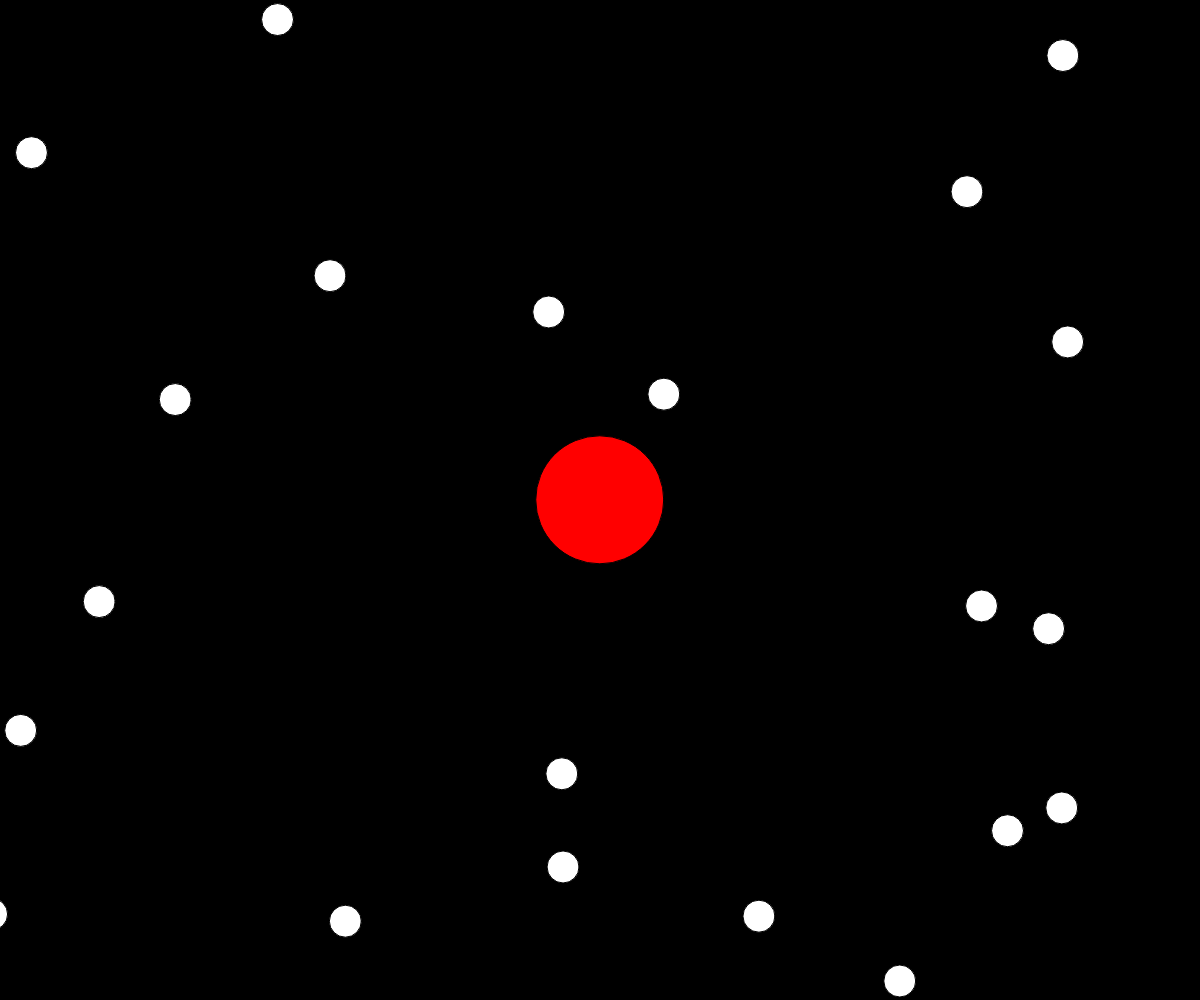
Frame 1 (no input)
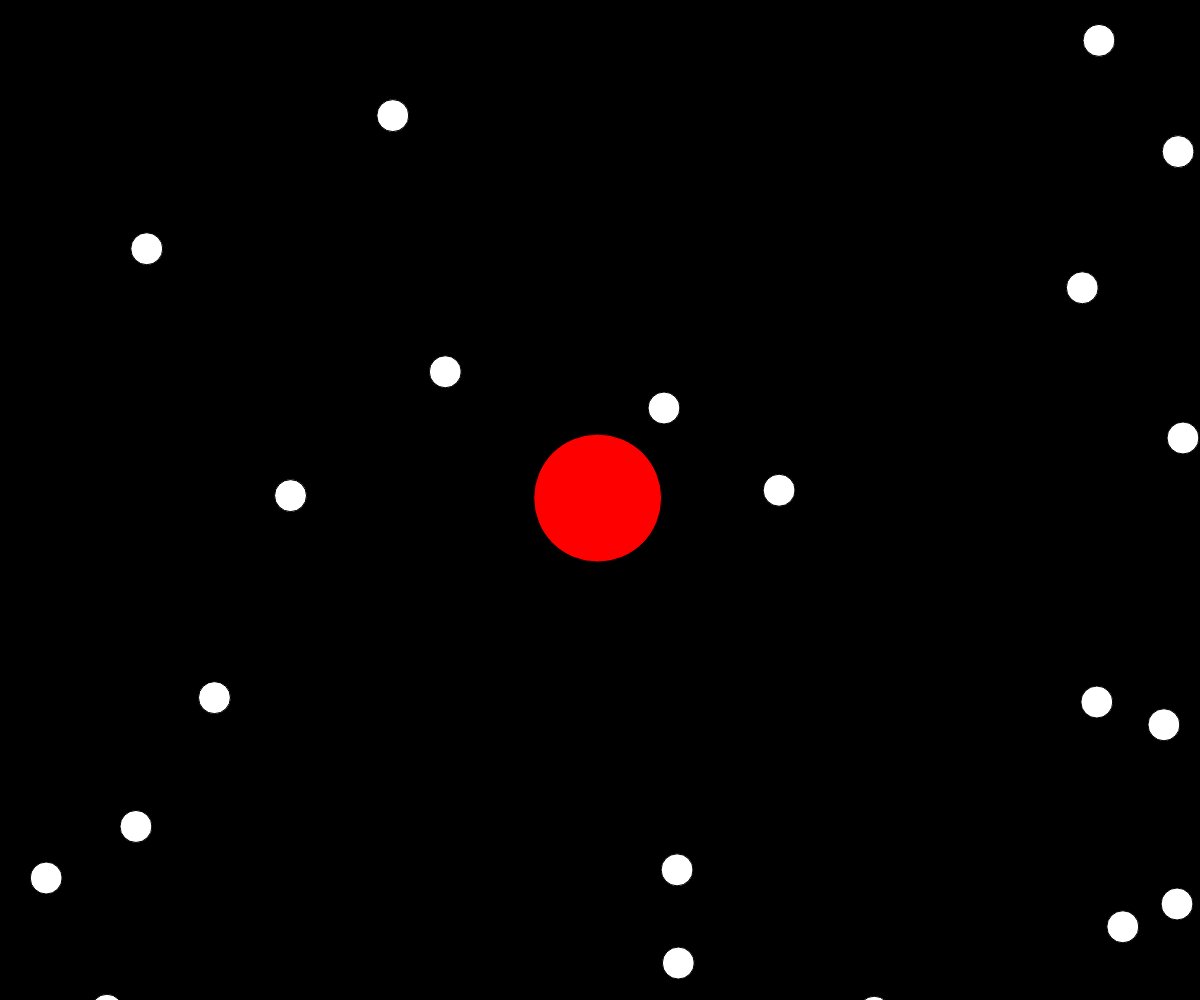
Frame 60 (no input)
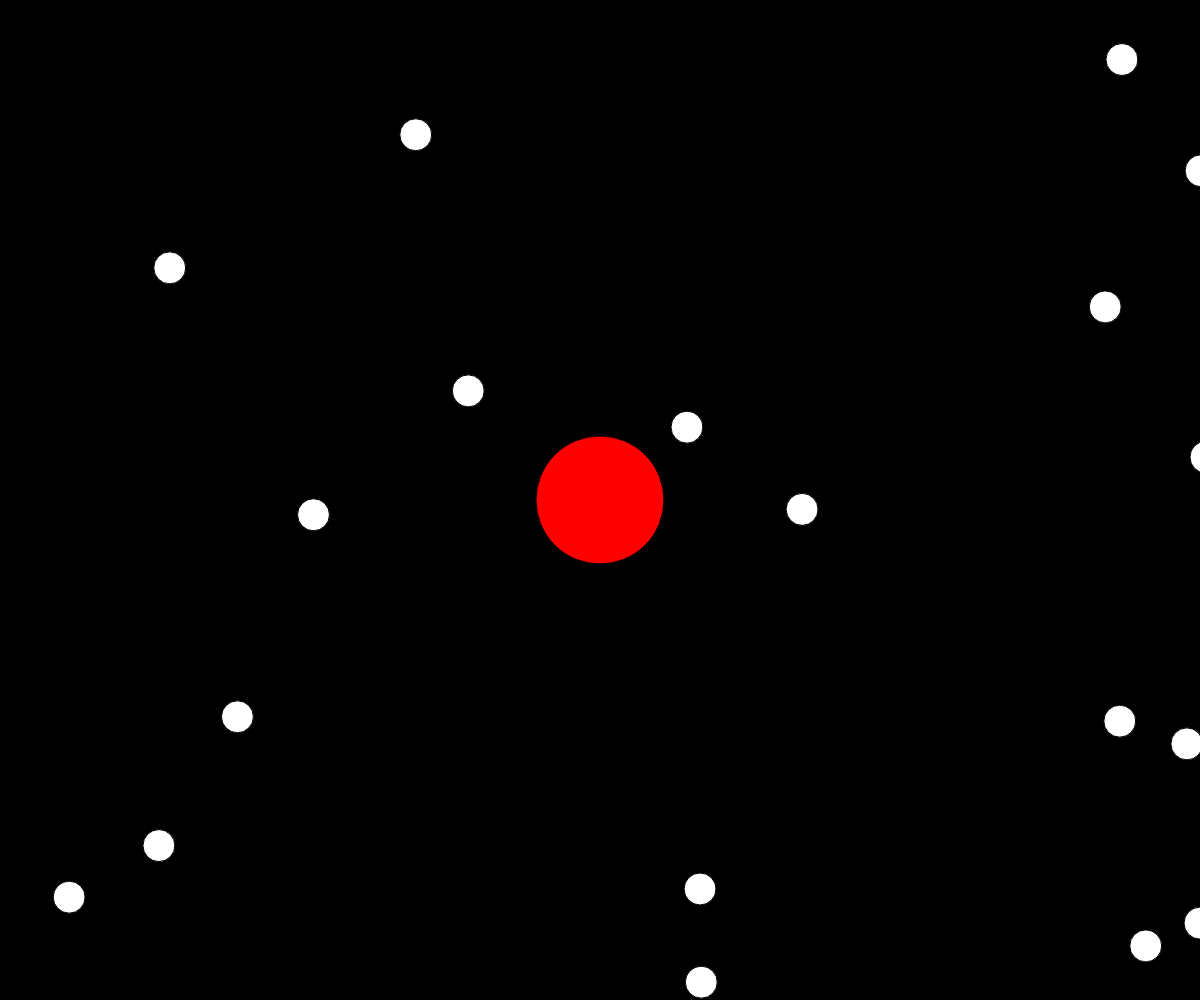
Frame 120 (the mouse pressed at the canvas centre since frame 60)

The p5.js sketch that drew these frames (run headless with seeded random() and noise() and a simulated clock; from frame 60 on, the mouse is pressed at the canvas centre):

// p5.js sketch
// ── sketch.js
var player;
var zoom = 1;
var blobs = [];
var maxBlobs = 200;

function setup(){
	createCanvas(windowWidth, windowHeight);
	player = new Blob(createVector(0, 0), 64, color(255, 0, 0));
	createPellets(maxBlobs);
}

function draw(){
	background(0);

	translate(width*0.5, height*0.5);
	var newZoom = (64 / player.r);
	zoom = lerp(zoom, newZoom, 0.1);
	scale(zoom);
	translate(-player.pos.x, -player.pos.y);

	player.update();
	player.show();
	for (let i = blobs.length - 1; i >= 0; i--) {
		const b = blobs[i];
		if(player.eats(b)) {
			blobs.splice(i, 1);
			if(blobs.length <= 0) {
				createPellets(random(maxBlobs));
			}
		}
		b.show();
	}
}

function createPellets(count){
	for (let i = 0; i < count; i++) {
		createPellet();
	}
}

function createPellet(){
	var x = random(-width+zoom, (width+zoom)*2);
	var y = random(-height+zoom, (height+zoom)*2);
	blobs.push(new Blob(
		createVector(x, y),
		16
	));
}

function windowResized() {
  resizeCanvas(windowWidth, windowHeight);
}
// ── blob.js
function Blob(
		pos = createVector(width*0.5, height*0.5),
		radius = 64,
		col = color(255)
	) {
	this.pos = pos;
	this.r = radius;
	this.col = col;
	this.vel = createVector(0, 0);
	this.speed = 3;

	this.show = function() {
		fill(this.col);
		ellipse(this.pos.x, this.pos.y, this.r*2, this.r*2);
	}

	this.update = function() {
		var newVel = createVector(mouseX- width*0.5, mouseY - height*0.5);
		newVel.setMag(this.speed);
		this.vel.lerp(newVel, 0.1);
		this.pos.add(this.vel);
	}
	
	this.eats = function(other) {
		var d = p5.Vector.dist(this.pos, other.pos);
		var isCollided = d < (this.r);
		if(isCollided) {
			var sum =
				PI * this.r * this.r +
				PI * other.r * other.r;
			this.r = sqrt(sum / PI);
			// this.r += other.r*0.2;
		}
		return isCollided;
	}
}
